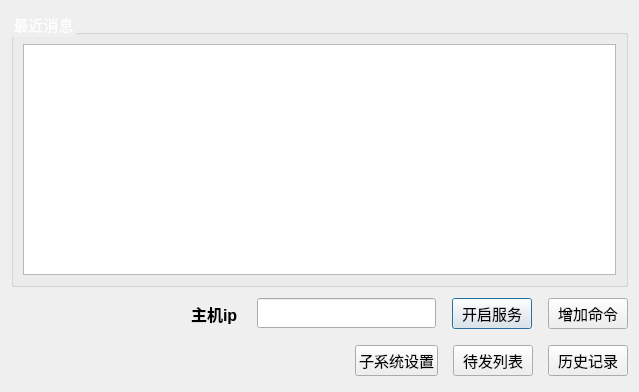
<?xml version="1.0" encoding="UTF-8"?>
<ui version="4.0">
 <class>MainDialog</class>
 <widget class="QDialog" name="MainDialog">
  <property name="geometry">
   <rect>
    <x>0</x>
    <y>0</y>
    <width>639</width>
    <height>392</height>
   </rect>
  </property>
  <property name="font">
   <font>
    <pointsize>11</pointsize>
   </font>
  </property>
  <property name="windowTitle">
   <string>主系统</string>
  </property>
  <property name="styleSheet">
   <string notr="true"/>
  </property>
  <layout class="QVBoxLayout" name="verticalLayout" stretch="5,1,1">
   <item>
    <widget class="QGroupBox" name="groupBox">
     <property name="font">
      <font>
       <pointsize>11</pointsize>
      </font>
     </property>
     <property name="styleSheet">
      <string notr="true">QGroupBox::title {
color:#ffffff;
}</string>
     </property>
     <property name="title">
      <string>最近消息</string>
     </property>
     <layout class="QHBoxLayout" name="horizontalLayout_3">
      <item>
       <widget class="QListWidget" name="listWidget">
        <property name="font">
         <font>
          <pointsize>12</pointsize>
         </font>
        </property>
        <property name="styleSheet">
         <string notr="true">QListWidget::item{
background-color: qconicalgradient(cx:0.5, cy:0.522909, angle:179.9, stop:0.494318 rgba(214, 214, 214, 255), stop:0.5 rgba(236, 236, 236, 255));
border: 1px solid rgb(124, 124, 124);
}
QListWidget::item:selected{
  background-color: qconicalgradient(cx:0.5, cy:0.522909, angle:179.9, stop:0.494318 rgba(181, 225, 250, 255), stop:0.5 rgba(222, 242, 251, 255));
  border: 1px solid #3C80B1;
  color:rgb(255, 144, 47);
}</string>
        </property>
       </widget>
      </item>
     </layout>
    </widget>
   </item>
   <item>
    <layout class="QHBoxLayout" name="horizontalLayout">
     <property name="spacing">
      <number>16</number>
     </property>
     <property name="topMargin">
      <number>5</number>
     </property>
     <property name="bottomMargin">
      <number>5</number>
     </property>
     <item>
      <spacer name="horizontalSpacer_2">
       <property name="orientation">
        <enum>Qt::Horizontal</enum>
       </property>
       <property name="sizeHint" stdset="0">
        <size>
         <width>40</width>
         <height>20</height>
        </size>
       </property>
      </spacer>
     </item>
     <item>
      <widget class="QLabel" name="label">
       <property name="minimumSize">
        <size>
         <width>50</width>
         <height>30</height>
        </size>
       </property>
       <property name="font">
        <font>
         <pointsize>12</pointsize>
         <weight>75</weight>
         <bold>true</bold>
        </font>
       </property>
       <property name="text">
        <string>主机ip</string>
       </property>
      </widget>
     </item>
     <item>
      <widget class="QLineEdit" name="ipEdit">
       <property name="minimumSize">
        <size>
         <width>0</width>
         <height>30</height>
        </size>
       </property>
      </widget>
     </item>
     <item>
      <widget class="QPushButton" name="openBtn">
       <property name="minimumSize">
        <size>
         <width>0</width>
         <height>30</height>
        </size>
       </property>
       <property name="font">
        <font>
         <pointsize>11</pointsize>
        </font>
       </property>
       <property name="text">
        <string>开启服务</string>
       </property>
      </widget>
     </item>
     <item>
      <widget class="QPushButton" name="addcmdBtn">
       <property name="minimumSize">
        <size>
         <width>0</width>
         <height>30</height>
        </size>
       </property>
       <property name="font">
        <font>
         <pointsize>11</pointsize>
        </font>
       </property>
       <property name="text">
        <string>增加命令</string>
       </property>
      </widget>
     </item>
    </layout>
   </item>
   <item>
    <layout class="QHBoxLayout" name="horizontalLayout_2">
     <property name="spacing">
      <number>15</number>
     </property>
     <property name="topMargin">
      <number>5</number>
     </property>
     <property name="bottomMargin">
      <number>5</number>
     </property>
     <item>
      <spacer name="horizontalSpacer">
       <property name="orientation">
        <enum>Qt::Horizontal</enum>
       </property>
       <property name="sizeHint" stdset="0">
        <size>
         <width>40</width>
         <height>20</height>
        </size>
       </property>
      </spacer>
     </item>
     <item>
      <widget class="QPushButton" name="subclientBtn">
       <property name="minimumSize">
        <size>
         <width>0</width>
         <height>30</height>
        </size>
       </property>
       <property name="font">
        <font>
         <pointsize>11</pointsize>
        </font>
       </property>
       <property name="text">
        <string>子系统设置</string>
       </property>
      </widget>
     </item>
     <item>
      <widget class="QPushButton" name="readySendBtn">
       <property name="minimumSize">
        <size>
         <width>0</width>
         <height>30</height>
        </size>
       </property>
       <property name="font">
        <font>
         <pointsize>11</pointsize>
        </font>
       </property>
       <property name="text">
        <string>待发列表</string>
       </property>
      </widget>
     </item>
     <item>
      <widget class="QPushButton" name="historyBtn">
       <property name="minimumSize">
        <size>
         <width>0</width>
         <height>30</height>
        </size>
       </property>
       <property name="font">
        <font>
         <pointsize>11</pointsize>
        </font>
       </property>
       <property name="text">
        <string>历史记录</string>
       </property>
      </widget>
     </item>
    </layout>
   </item>
  </layout>
 </widget>
 <resources/>
 <connections/>
</ui>
